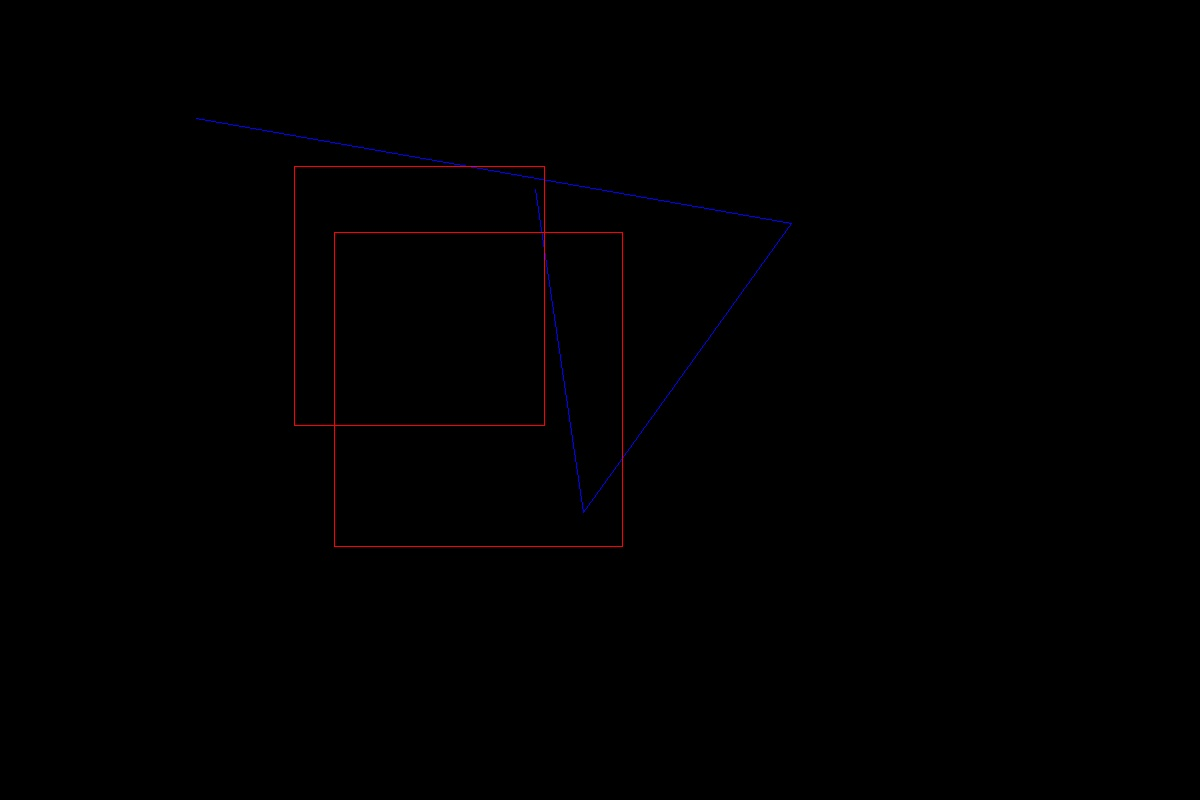
//> input picture Paint/paint.jpg, 1200 x 800 px
$ ./roi ../Paint/paint.jpg ../Paint/paint.jpg 100 100 100 100 0.5   (built with g++ and OpenCV 4)
//> lines starting //> are read from the running program, lines starting //| are printed output that depends on the picture; after the words box and inside, x2 and y2 are one past the last pixel; in counts of white or black regions, pixels touching at a corner belong together
/*
 * headers
 */
#include <opencv/cv.h>
#include <opencv/highgui.h>

/*
 * main function
 */
int main( int argc, char** argv ) {

    // [46 lines of commented-out code are left out]
    IplImage *src1, *src2;
    if ( argc == 8 && ((src1 = cvLoadImage( argv[1], 1 )) != 0 )
            && ((src2 = cvLoadImage( argv[2], 1 )) != 0 )) {
//> src1 is the input picture: 800 rows x 1200 cols, CV_8UC3; mean B, G, R 0.5, 0.1, 0.6
        int x = atoi( argv[3] );
//> x = 100
        int y = atoi( argv[4] );
//> y = 100
        int width = atoi( argv[5] );
//> width = 100
        int height = atoi( argv[6] );
//> height = 100

        double alpha = atof( argv[7] );
//> alpha = 0.5
        cvSetImageROI( src1, cvRect( x, y, width, height ));
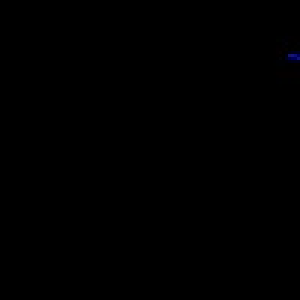
//> src1: 100 rows x 100 cols, CV_8UC3 (shown 3 times larger); mean B, G, R 0.1, 0, 0
        cvSetImageROI( src2, cvRect( 0, 0, width, height ));
//> src2: 100 rows x 100 cols, CV_8UC3; every value is 0
        cvAddWeighted( src1, alpha, src2, 1.0 - alpha, 0.0, src1 );
//> src1: 100 rows x 100 cols, CV_8UC3; 1.23% of pixels changed, all inside (x1, y1, x2, y2) = (91, 11, 100, 29)
        // cvScalar ( B, G, R )
        // cvAddS( src,  cvScalar( 0, 0, add ), src );
        cvResetImageROI( src1 );
//> src1: 800 rows x 1200 cols, CV_8UC3
        cvNamedWindow( "Alpha_blend", 1 );
        cvShowImage( "Alpha_blend", src1 );
        cvWaitKey( 0 );
        cvDestroyWindow( "Alpha_blend" );
        cvReleaseImage( &src1 );
        cvReleaseImage( &src2 );
    }

    // [19 lines of commented-out code are left out]

    return 0;
}
